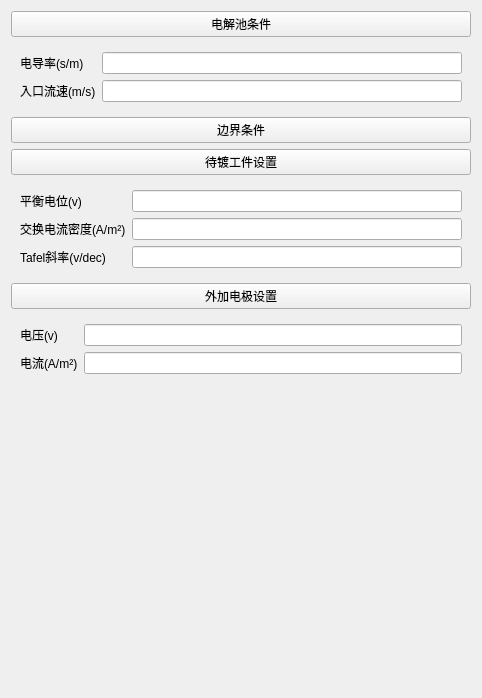
<?xml version="1.0" encoding="UTF-8"?>
<ui version="4.0">
 <class>ElectroPlatingSettingWidget</class>
 <widget class="QWidget" name="ElectroPlatingSettingWidget">
  <property name="geometry">
   <rect>
    <x>0</x>
    <y>0</y>
    <width>482</width>
    <height>698</height>
   </rect>
  </property>
  <property name="windowTitle">
   <string>Form</string>
  </property>
  <layout class="QVBoxLayout" name="verticalLayout">
   <item>
    <widget class="QPushButton" name="pushButton">
     <property name="text">
      <string>电解池条件</string>
     </property>
    </widget>
   </item>
   <item>
    <widget class="QWidget" name="widget" native="true">
     <layout class="QGridLayout" name="gridLayout">
      <item row="0" column="0">
       <widget class="QLabel" name="label">
        <property name="text">
         <string>电导率(s/m)</string>
        </property>
       </widget>
      </item>
      <item row="1" column="0">
       <widget class="QLabel" name="label_2">
        <property name="text">
         <string>入口流速(m/s)</string>
        </property>
       </widget>
      </item>
      <item row="0" column="1">
       <widget class="QLineEdit" name="lineEdit"/>
      </item>
      <item row="1" column="1">
       <widget class="QLineEdit" name="lineEdit_2"/>
      </item>
     </layout>
    </widget>
   </item>
   <item>
    <widget class="QPushButton" name="pushButton_2">
     <property name="text">
      <string>边界条件</string>
     </property>
    </widget>
   </item>
   <item>
    <widget class="QPushButton" name="pushButton_3">
     <property name="text">
      <string>待镀工件设置</string>
     </property>
    </widget>
   </item>
   <item>
    <widget class="QWidget" name="widget_2" native="true">
     <layout class="QGridLayout" name="gridLayout_2">
      <item row="0" column="0">
       <widget class="QLabel" name="label_3">
        <property name="text">
         <string>平衡电位(v)</string>
        </property>
       </widget>
      </item>
      <item row="1" column="0">
       <widget class="QLabel" name="label_4">
        <property name="text">
         <string>交换电流密度(A/m²)</string>
        </property>
       </widget>
      </item>
      <item row="2" column="0">
       <widget class="QLabel" name="label_5">
        <property name="text">
         <string>Tafel斜率(v/dec)</string>
        </property>
       </widget>
      </item>
      <item row="0" column="1">
       <widget class="QLineEdit" name="lineEdit_5"/>
      </item>
      <item row="1" column="1">
       <widget class="QLineEdit" name="lineEdit_6"/>
      </item>
      <item row="2" column="1">
       <widget class="QLineEdit" name="lineEdit_7"/>
      </item>
     </layout>
    </widget>
   </item>
   <item>
    <widget class="QPushButton" name="pushButton_4">
     <property name="text">
      <string>外加电极设置</string>
     </property>
    </widget>
   </item>
   <item>
    <widget class="QWidget" name="widget_3" native="true">
     <layout class="QGridLayout" name="gridLayout_3">
      <item row="1" column="0">
       <widget class="QLabel" name="label_7">
        <property name="text">
         <string>电流(A/m²)</string>
        </property>
       </widget>
      </item>
      <item row="0" column="0">
       <widget class="QLabel" name="label_6">
        <property name="text">
         <string>电压(v)</string>
        </property>
       </widget>
      </item>
      <item row="0" column="1">
       <widget class="QLineEdit" name="lineEdit_3"/>
      </item>
      <item row="1" column="1">
       <widget class="QLineEdit" name="lineEdit_4"/>
      </item>
     </layout>
    </widget>
   </item>
   <item>
    <spacer name="verticalSpacer">
     <property name="orientation">
      <enum>Qt::Vertical</enum>
     </property>
     <property name="sizeHint" stdset="0">
      <size>
       <width>20</width>
       <height>40</height>
      </size>
     </property>
    </spacer>
   </item>
  </layout>
 </widget>
 <resources/>
 <connections/>
</ui>
